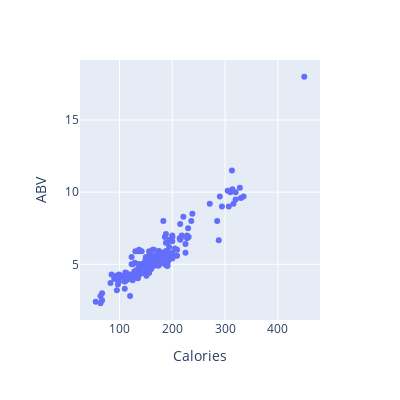

The notebook cell this image was saved under:
### Code cell
# Start with a simple plotly express plot
fig = px.scatter(df, x="Calories", y="ABV",  hover_data=['Brand'],
                width=400, height=400)
fig.show()

### Figure 1 — Plotly figure (JSON) as saved in the notebook; plotly's stock layout.template omitted (floating-point values rounded to 4 significant figures; data arrays with more than 128 entries replaced by an {"elided": "..."} marker saying what was removed)
{"data": [{"customdata": {"elided": "270x1 str values"}, "hovertemplate": "Calories=%{x}<br>ABV=%{y}<br>Brand=%{customdata[0]}<extra></extra>", "legendgroup": "", "marker": {"color": "#636efa", "symbol": "circle"}, "mode": "markers", "name": "", "orientation": "v", "showlegend": false, "type": "scatter", "x": {"elided": "270 int values"}, "xaxis": "x", "y": {"elided": "270 float values"}, "yaxis": "y"}], "layout": {"height": 400, "legend": {"tracegroupgap": 0}, "margin": {"t": 60}, "width": 400, "xaxis": {"anchor": "y", "autorange": true, "domain": [0, 1], "range": [25.16, 479.8], "title": {"text": "Calories"}, "type": "linear"}, "yaxis": {"anchor": "x", "autorange": true, "domain": [0, 1], "range": [1.139, 19.16], "title": {"text": "ABV"}, "type": "linear"}}}
